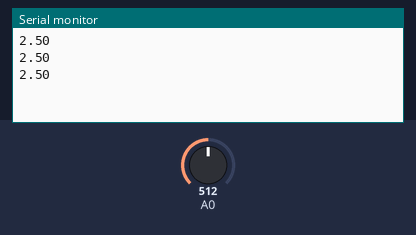
Simulated run of this sketch. Board: Arduino Uno, built with avr-gcc and run on an emulated ATmega328P. Shown: the last lines printed to the serial monitor. The inputs (shaded band) are chosen by the test bench; at power-on: A0 = 512.

Above: at 1.3 s.
1.4 s: A0 set to 716
At 1.9 s:
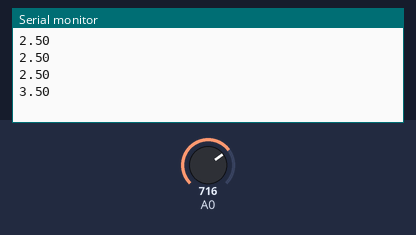
2.9 s: A0 set to 900
At 3.4 s:
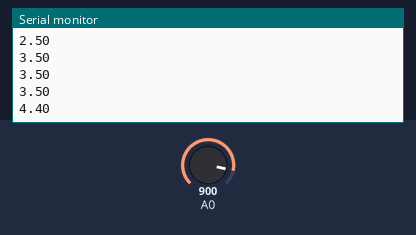
Timing chart, 0 to 5.9 s (numbered marks = the images above; inputs shaded):
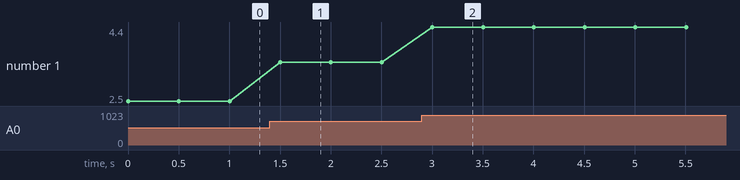

The sketch:

pH_Sensor.ino
```cpp
int pHValue;
float Voltage;

void setup(){
  Serial.begin(9600);
  pinMode(pHValue, INPUT);
}

void loop(){
  pHValue = analogRead(A0);
  Voltage = pHValue * (5.0/1023.0);
  Serial.println(Voltage);
  delay(500);
}
```

Measured:
- after the input at 1.4 s, the serial monitor: prints a new line after 0.10 s (image 1)
- after the input at 2.9 s, the serial monitor: prints a new line after 0.10 s (image 2)
- plotted number 1: 2.5 → 3.5 after the input at 1.4 s, 3.5 → 4.4 after the input at 2.9 s
